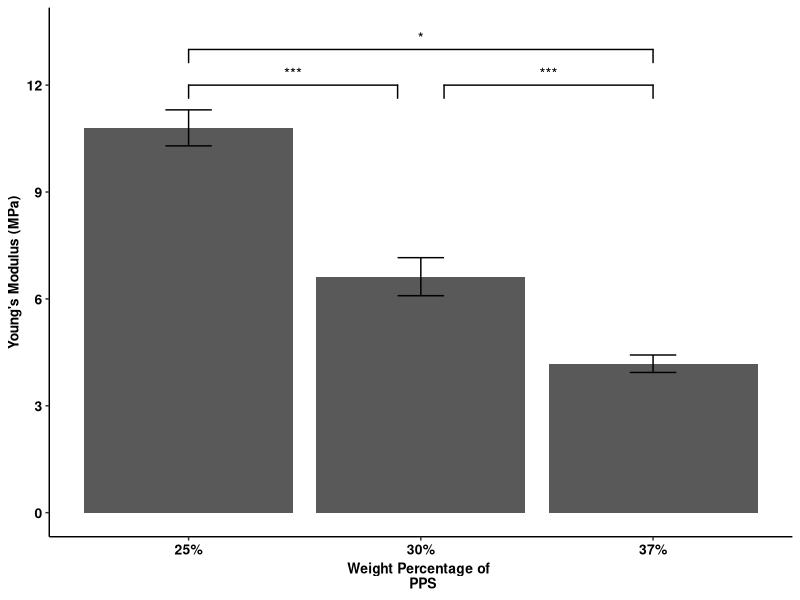
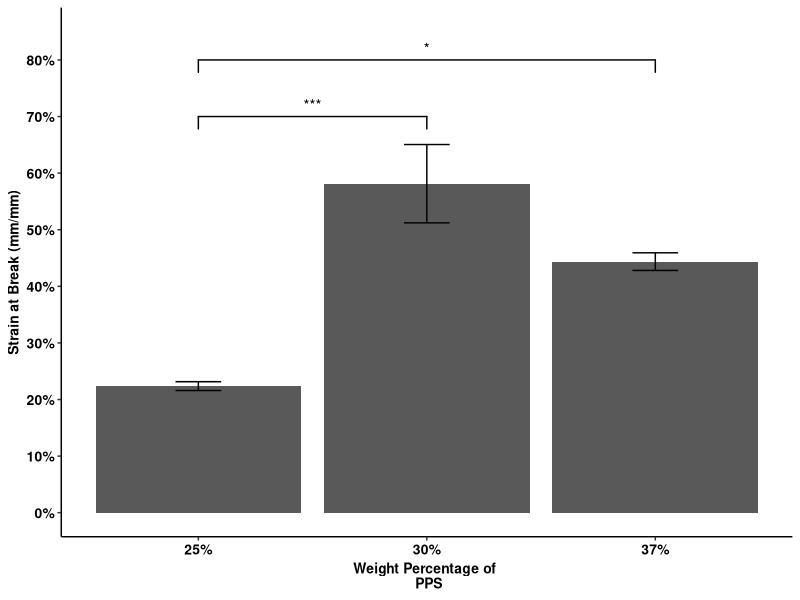
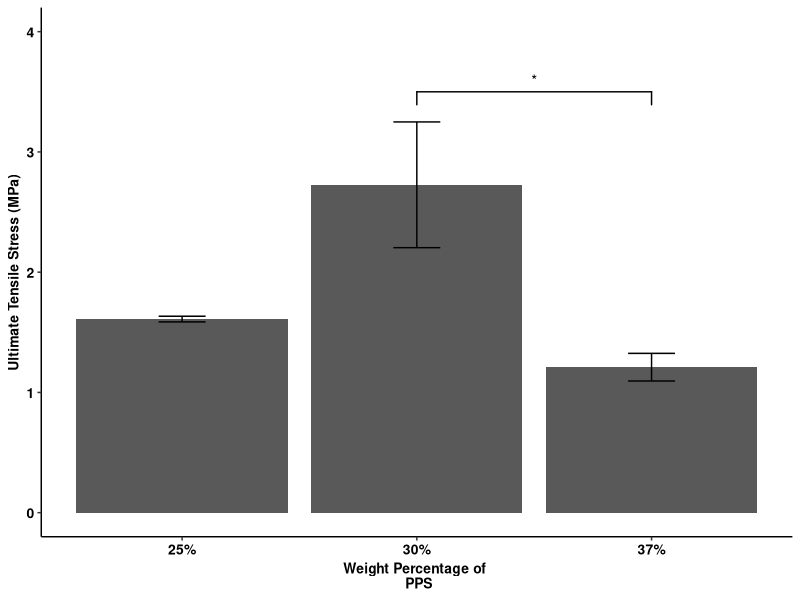
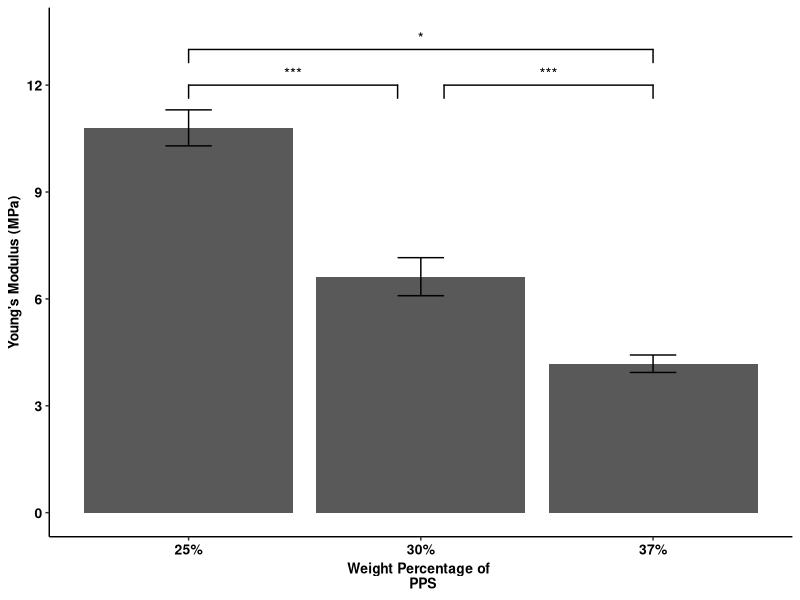
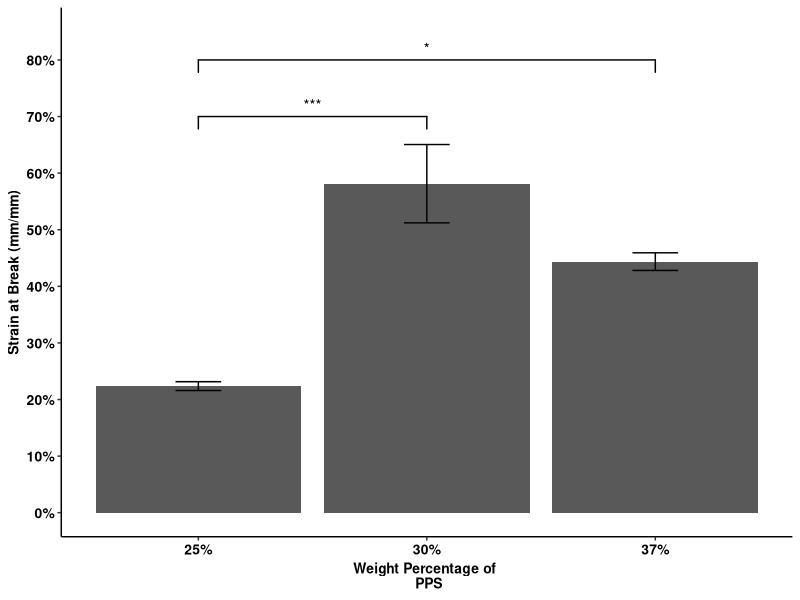
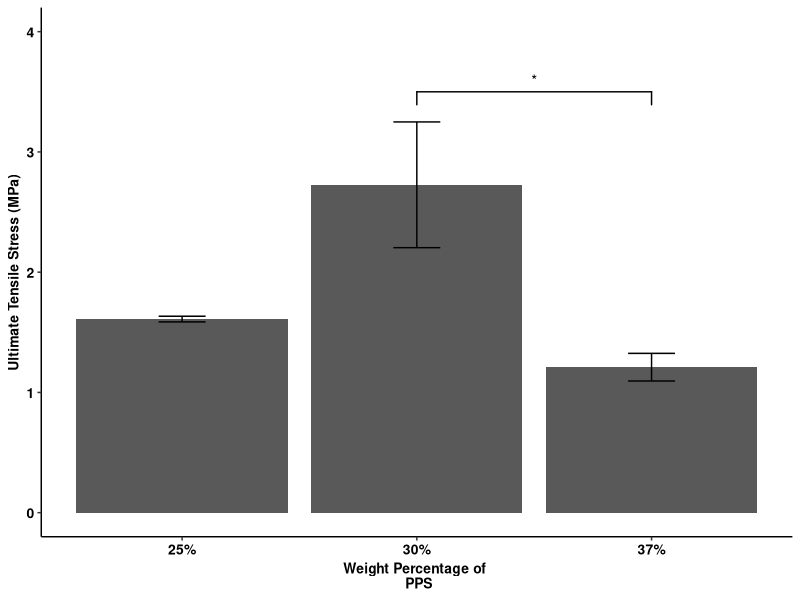

The R source for these figures, in order:
install.packages("data.table")
install.packages("ggsignif")
library(ggplot2)
library(scales)
library(svglite)
library(data.table)
library(ggsignif)
data = read.csv("data.csv")
#One way anaova test followed by Tukey test
young_aov = aov(Young~Sample, data)
strainatbreak_aov = aov(Strain_at_break~Sample, data)
uts_aov = aov(UTS~Sample, data)
tukey_young = TukeyHSD(young_aov)
tukey_uts = TukeyHSD(uts_aov)
tukey_strain = TukeyHSD(strainatbreak_aov)
data = data.table(data)
dataMelt = melt(data, id.vars = "Sample")
#convert to datatable, otherwise the next line won't work.
dataMelt_agg = dataMelt[, .(mean = mean(value), se = sd(value)/.N), by = .(Sample, variable)]
data_young = dataMelt_agg[(1:3),]
data_strain = dataMelt_agg[(4:6),]
data_uts = dataMelt_agg[(7:9),]
#Plot Young's Modulus barplot
ggplot(data_young, aes(x = Sample, y = mean)) +
  geom_bar(stat = "identity", position = "dodge") +
  geom_errorbar(aes(ymax = mean + 1.96*se, 
                    ymin = mean - 1.96*se,
                    width = 0.2),
                position = position_dodge(0.9)) +
  geom_signif(y_position = c(12,12,13), xmin = c(1, 2.1,1), 
              xmax = c(1.9,3,3), annotation = c("***","***", "*"),
              tip_length = 0.05) +
  labs(y = "Young's Modulus (MPa)", x = "Weight Percentage of \n PPS") +
  scale_x_discrete(labels=c("25%", "30%", "37%")) +
  scale_y_continuous(limits = c(0,13.5), n.breaks = 6) +
  theme_classic() +
  theme(
    axis.text.x = element_text(size=10, color = "black", face = "bold"),
    axis.text.y = element_text(size=10, color = "black", face = "bold"),
    axis.title.x = element_text(size=10, color = "black", face = "bold"),
    axis.title.y = element_text(size=10, color = "black", face = "bold"),
    legend.title = element_text(size=10, color = "black", face = "bold"),
    legend.text = element_text(size=10, color = "black", face = "bold"),
    legend.position = "none")
ggsave("young.svg", width = 50, height = 75, units = "mm")
#Plot ultimate strain
ggplot(data_strain, aes(x = Sample, y = mean)) +
  geom_bar(stat = "identity", position = "dodge") +
  geom_errorbar(aes(ymax = mean + 1.96*se, 
                    ymin = mean - 1.96*se,
                    width = 0.2),
                position = position_dodge(0.9)) +
  geom_signif(y_position = c(0.70,0.8), xmin = c(1, 1), 
              xmax = c(2 ,3), annotation = c("***","*"),
              tip_length = 0.05) +
  labs(y = "Strain at Break (mm/mm)", x = "Weight Percentage of \n PPS") +
  scale_x_discrete(labels=c("25%", "30%", "37%")) +
  scale_y_continuous(limits = c(0,0.85), n.breaks = 10, labels = scales::percent_format(accuracy = 1)) +
  theme_classic() +
  theme(
    axis.text.x = element_text(size=10, color = "black", face = "bold"),
    axis.text.y = element_text(size=10, color = "black", face = "bold"),
    axis.title.x = element_text(size=10, color = "black", face = "bold"),
    axis.title.y = element_text(size=10, color = "black", face = "bold"),
    legend.title = element_text(size=10, color = "black", face = "bold"),
    legend.text = element_text(size=10, color = "black", face = "bold"),
    legend.position = "none")
ggsave("strain.svg", width = 50, height = 75, units = "mm")
#Plot ultimate tensile stress
ggplot(data_uts, aes(x = Sample, y = mean)) +
  geom_bar(stat = "identity", position = "dodge") +
  geom_errorbar(aes(ymax = mean + 1.96*se, 
                    ymin = mean - 1.96*se,
                    width = 0.2),
                position = position_dodge(0.9)) +
  geom_signif(y_position = c(3.5), xmin = c(2), 
              xmax = c(3), annotation = c("*"),
              tip_length = 0.05) +
  labs(y = "Ultimate Tensile Stress (MPa)", x = "Weight Percentage of \n PPS") +
  scale_x_discrete(labels=c("25%", "30%", "37%")) +
  scale_y_continuous(limits = c(0,4), n.breaks = 5) +
  theme_classic() +
  theme(
    axis.text.x = element_text(size=10, color = "black", face = "bold"),
    axis.text.y = element_text(size=10, color = "black", face = "bold"),
    axis.title.x = element_text(size=10, color = "black", face = "bold"),
    axis.title.y = element_text(size=10, color = "black", face = "bold"),
    legend.title = element_text(size=10, color = "black", face = "bold"),
    legend.text = element_text(size=10, color = "black", face = "bold"),
    legend.position = "none")
ggsave("uts.svg", width = 50, height = 75, units = "mm")
